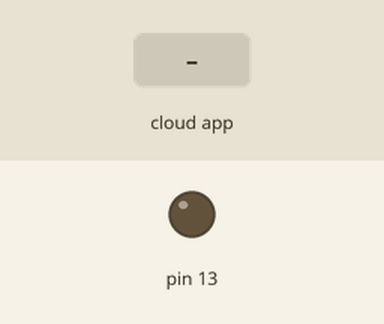
A sketch run on a simulated Arduino Uno, built with avr-gcc and run on an emulated ATmega328P. Parts: output pins drawn as LEDs (lit = HIGH). Inputs (shaded band) come from the test bench. The ROS host is connected and sends only what is stated.

Above: at 1.2 s.
1.3 s: the phone or cloud app sets toggle_led to 0
At 2.2 s:
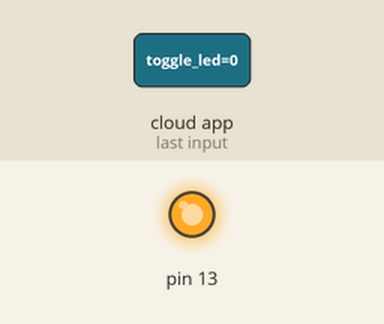
2.8 s: the phone or cloud app sets toggle_led to 1
At 3.3 s:
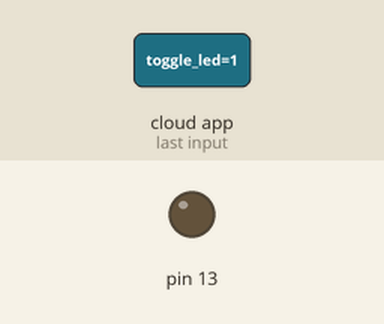
Timing chart, 0 to 5.8 s (numbered marks = the images above; inputs shaded):
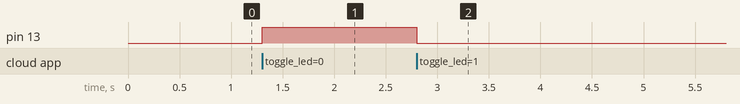

The sketch:

toggle_led.ino
```cpp
/*
 * rosserial Subscriber Example
 * Blinks an LED on callback
 */

#include <ros.h> //include the ros library.
#include <std_msgs/Empty.h> //include the package called std_msgs which has a type called Empty.

ros::NodeHandle  nh; //initializing the ros1 NodeHandle.


//A call_back function that subscribe to the topic "/toggle_led".
void messageCb( const std_msgs::Empty& toggle_msg){
  digitalWrite(13, HIGH-digitalRead(13));   // blink the L.E.D (L.E.D attached to pin 13 of the arduino).
}

ros::Subscriber<std_msgs::Empty> sub("toggle_led", &messageCb ); //subscription to the call_back function called messagecb

void setup()
{
  pinMode(13, OUTPUT);
  nh.initNode();
  nh.subscribe(sub);
}

void loop()
{
  nh.spinOnce();
  delay(1);
}
```

Measured:
- after the input at 1.3 s, pin 13: LOW → HIGH at once
- after the input at 2.8 s, pin 13: HIGH → LOW at once
